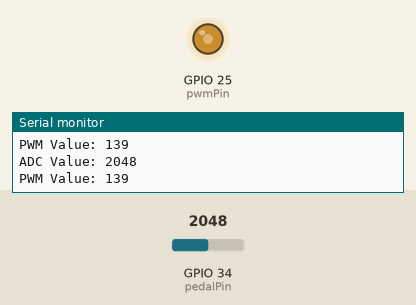
Bench run of a sketch on a simulated ESP32. On the bench: output pins drawn as LEDs (lit = HIGH), the last lines printed to the serial monitor. Inputs (shaded band) come from the test bench; at power-on: GPIO 34 (pedalPin) = 2048 (analog values on the 0–4095 scale).

Above: at 1.2 s.
1.3 s: GPIO 34 (pedalPin) set to 2866
At 1.7 s:
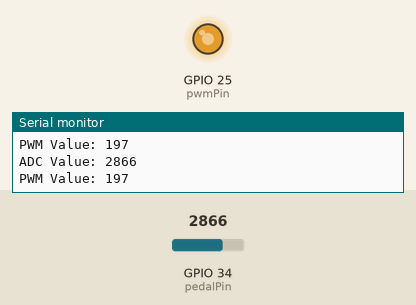
2.8 s: GPIO 34 (pedalPin) set to 1550
At 4.0 s:
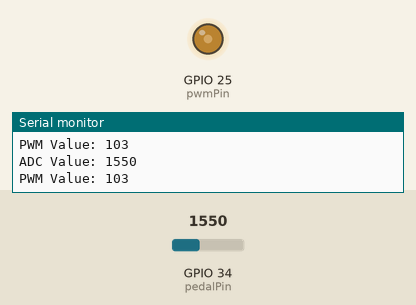
4.3 s: GPIO 34 (pedalPin) set to 1470
At 5.2 s:
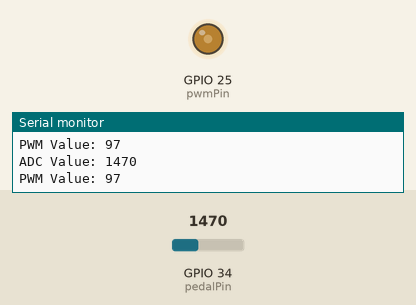
5.8 s: GPIO 34 (pedalPin) set to 491
At 6.6 s:
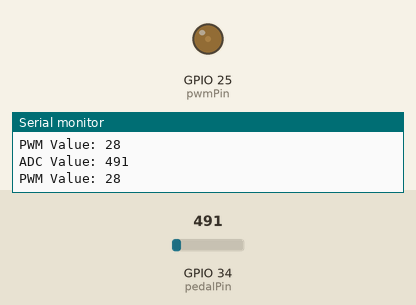
7.3 s: GPIO 34 (pedalPin) set to 10
At 7.6 s:
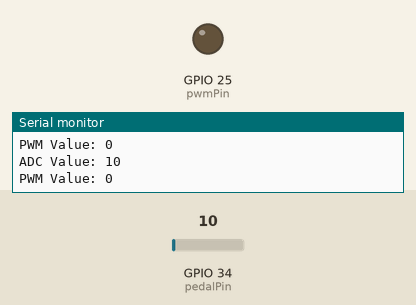
Timing chart, 0 to 9.8 s (numbered marks = the images above; inputs shaded):
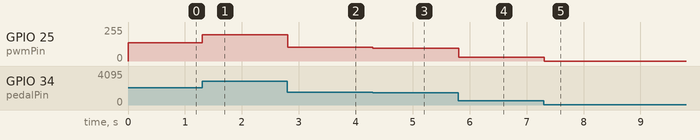

Measured:
- after the input at 1.3 s, GPIO 25 (pwmPin): 138/255 → 196/255 at once
- after the input at 2.8 s, GPIO 25 (pwmPin): 196/255 → 103/255 at once
- after the input at 4.3 s, GPIO 25 (pwmPin): 103/255 → 97/255 at once
- after the input at 5.8 s, GPIO 25 (pwmPin): 97/255 → 28/255 at once
- after the input at 7.3 s, GPIO 25 (pwmPin): 28/255 → 0/255 at once

The sketch:

acelerador_pedal_test.ino
```cpp
// Valor de porcentaje
const float porcentaje = 100.0;
const int maxPWM = 50 + (255 - 98) * porcentaje / 100.0;

// Configuración del pin ADC
const int pedalPin = 34; // Pin ADC donde está conectado el pedal (cambiar según conexión)
const int adcResolution = 12; // Resolución del ADC en bits (12 bits = 0-4095)

// Configuración del pin de salida PWM
const int pwmPin = 25; // Pin GPIO que genera la señal PWM
const int pwmChannel = 0; // Canal del PWM (0 a 15 en ESP32)
const int pwmFreq = 1000; // Frecuencia del PWM en Hz
const int pwmResolution = 8; // Resolución del PWM en bits (8 bits = 0-255)

// Variables para controlar el valor PWM
int pwmValue = 0; // Valor actual de la señal PWM

void setup() {
  // Configurar la resolución del ADC
  analogReadResolution(adcResolution); // Configuración de resolución en ESP32

  // Configuración del canal PWM
  ledcSetup(pwmChannel, pwmFreq, pwmResolution);
  // Asignar el canal PWM al pin de salida
  ledcAttachPin(pwmPin, pwmChannel);

  // Inicializar comunicación serie para monitorear el estado
  Serial.begin(115200);
  while (!Serial) {
    delay(10); // Esperar hasta que el puerto serie esté listo
  }
  Serial.println("Iniciando acelerador_pedal_test...");
}

void loop() {
  // Leer la señal analógica del pedal
  int pedalValue = analogRead(pedalPin);

  // Mapear el valor del pedal al rango PWM (asegura límites válidos)
  pwmValue = map(pedalValue, 800, 3000, 50, maxPWM);
  pwmValue = constrain(pwmValue, 0, 255); // Asegurar que el PWM esté dentro del rango

  // Asignar el valor PWM al canal
  ledcWrite(pwmChannel, pwmValue);

  // Imprimir el valor al Serial Plotter
  Serial.print("ADC Value: ");
  Serial.println(pedalValue);
  Serial.print("PWM Value: ");
  Serial.println(pwmValue);

  // Retardo para evitar saturar el puerto serie
  delay(10); // 100 Hz de muestreo
}
```
